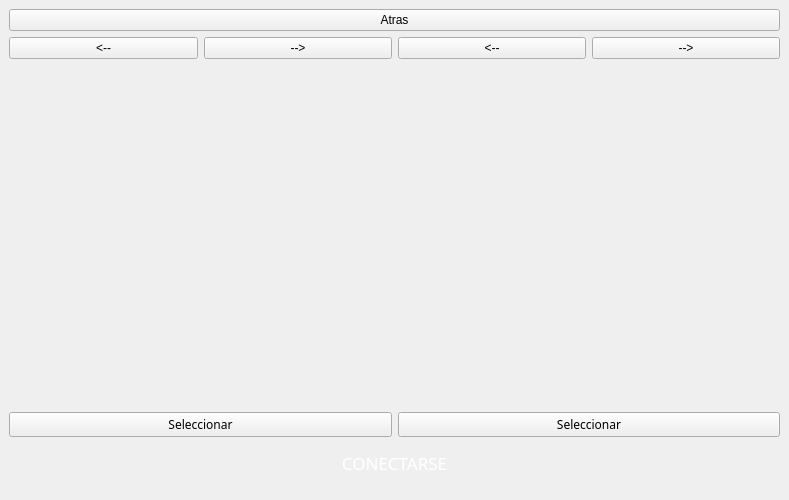
<?xml version="1.0" encoding="UTF-8"?>
<ui version="4.0">
 <class>Lobby</class>
 <widget class="QMainWindow" name="Lobby">
  <property name="geometry">
   <rect>
    <x>0</x>
    <y>0</y>
    <width>789</width>
    <height>500</height>
   </rect>
  </property>
  <property name="sizePolicy">
   <sizepolicy hsizetype="Preferred" vsizetype="Preferred">
    <horstretch>0</horstretch>
    <verstretch>0</verstretch>
   </sizepolicy>
  </property>
  <property name="windowTitle">
   <string>Lobby</string>
  </property>
  <property name="styleSheet">
   <string notr="true"/>
  </property>
  <property name="tabShape">
   <enum>QTabWidget::Rounded</enum>
  </property>
  <widget class="QWidget" name="centralwidget">
   <property name="enabled">
    <bool>true</bool>
   </property>
   <property name="sizePolicy">
    <sizepolicy hsizetype="Fixed" vsizetype="Fixed">
     <horstretch>0</horstretch>
     <verstretch>0</verstretch>
    </sizepolicy>
   </property>
   <property name="minimumSize">
    <size>
     <width>500</width>
     <height>500</height>
    </size>
   </property>
   <property name="styleSheet">
    <string notr="true">#centralwidget {
    border-image: url(:/images/fondo) 0 0 0 0 stretch stretch;
    background-repeat: no-repeat;
    background-position: center;
    background-attachment: fixed;
  }
</string>
   </property>
   <layout class="QVBoxLayout" name="verticalLayout_4">
    <property name="spacing">
     <number>0</number>
    </property>
    <property name="sizeConstraint">
     <enum>QLayout::SetDefaultConstraint</enum>
    </property>
    <property name="leftMargin">
     <number>0</number>
    </property>
    <property name="topMargin">
     <number>0</number>
    </property>
    <property name="rightMargin">
     <number>0</number>
    </property>
    <property name="bottomMargin">
     <number>0</number>
    </property>
    <item>
     <widget class="QStackedWidget" name="stack">
      <property name="enabled">
       <bool>true</bool>
      </property>
      <property name="sizePolicy">
       <sizepolicy hsizetype="Expanding" vsizetype="Expanding">
        <horstretch>0</horstretch>
        <verstretch>0</verstretch>
       </sizepolicy>
      </property>
      <property name="minimumSize">
       <size>
        <width>400</width>
        <height>400</height>
       </size>
      </property>
      <property name="maximumSize">
       <size>
        <width>16777215</width>
        <height>16777215</height>
       </size>
      </property>
      <property name="cursor">
       <cursorShape>CrossCursor</cursorShape>
      </property>
      <property name="styleSheet">
       <string notr="true"/>
      </property>
      <property name="frameShape">
       <enum>QFrame::NoFrame</enum>
      </property>
      <property name="frameShadow">
       <enum>QFrame::Plain</enum>
      </property>
      <property name="lineWidth">
       <number>0</number>
      </property>
      <property name="currentIndex">
       <number>4</number>
      </property>
      <widget class="QWidget" name="ConectToServer">
       <property name="sizePolicy">
        <sizepolicy hsizetype="Expanding" vsizetype="Expanding">
         <horstretch>0</horstretch>
         <verstretch>0</verstretch>
        </sizepolicy>
       </property>
       <property name="minimumSize">
        <size>
         <width>400</width>
         <height>400</height>
        </size>
       </property>
       <property name="autoFillBackground">
        <bool>false</bool>
       </property>
       <property name="styleSheet">
        <string notr="true"/>
       </property>
       <layout class="QVBoxLayout" name="verticalLayout_5">
        <property name="leftMargin">
         <number>10</number>
        </property>
        <property name="topMargin">
         <number>0</number>
        </property>
        <property name="rightMargin">
         <number>10</number>
        </property>
        <property name="bottomMargin">
         <number>0</number>
        </property>
        <item>
         <layout class="QHBoxLayout" name="horizontalLayout">
          <property name="spacing">
           <number>20</number>
          </property>
          <property name="leftMargin">
           <number>0</number>
          </property>
          <property name="topMargin">
           <number>0</number>
          </property>
          <property name="rightMargin">
           <number>0</number>
          </property>
          <item>
           <widget class="QLineEdit" name="Host">
            <property name="font">
             <font>
              <family>Counter-Strike</family>
              <pointsize>13</pointsize>
             </font>
            </property>
            <property name="focusPolicy">
             <enum>Qt::ClickFocus</enum>
            </property>
            <property name="styleSheet">
             <string notr="true">QLineEdit{
	padding: 5px;
}</string>
            </property>
            <property name="alignment">
             <set>Qt::AlignCenter</set>
            </property>
            <property name="placeholderText">
             <string>HOST</string>
            </property>
           </widget>
          </item>
          <item>
           <widget class="QLabel" name="cs2d">
            <property name="maximumSize">
             <size>
              <width>536</width>
              <height>16777215</height>
             </size>
            </property>
            <property name="font">
             <font>
              <family>Counter-Strike</family>
              <pointsize>20</pointsize>
             </font>
            </property>
            <property name="styleSheet">
             <string notr="true">QLabel {
	background-color: transparent;
	border: none;
	color: white;
}</string>
            </property>
            <property name="text">
             <string>Counter - Strike 2D</string>
            </property>
           </widget>
          </item>
          <item>
           <widget class="QLineEdit" name="Port">
            <property name="font">
             <font>
              <family>Counter-Strike</family>
              <pointsize>13</pointsize>
             </font>
            </property>
            <property name="focusPolicy">
             <enum>Qt::ClickFocus</enum>
            </property>
            <property name="styleSheet">
             <string notr="true">QLineEdit {
	padding: 5px;
}</string>
            </property>
            <property name="inputMask">
             <string/>
            </property>
            <property name="text">
             <string/>
            </property>
            <property name="alignment">
             <set>Qt::AlignCenter</set>
            </property>
            <property name="placeholderText">
             <string>PUERTO</string>
            </property>
           </widget>
          </item>
         </layout>
        </item>
       </layout>
      </widget>
      <widget class="QWidget" name="SelectJoinOrCreate">
       <property name="sizePolicy">
        <sizepolicy hsizetype="Expanding" vsizetype="Expanding">
         <horstretch>0</horstretch>
         <verstretch>0</verstretch>
        </sizepolicy>
       </property>
       <property name="minimumSize">
        <size>
         <width>0</width>
         <height>0</height>
        </size>
       </property>
       <property name="styleSheet">
        <string notr="true"/>
       </property>
       <layout class="QVBoxLayout" name="verticalLayout">
        <item>
         <layout class="QGridLayout" name="gridLayout">
          <item row="1" column="0">
           <widget class="QLineEdit" name="username">
            <property name="sizePolicy">
             <sizepolicy hsizetype="Expanding" vsizetype="Maximum">
              <horstretch>0</horstretch>
              <verstretch>0</verstretch>
             </sizepolicy>
            </property>
            <property name="minimumSize">
             <size>
              <width>80</width>
              <height>0</height>
             </size>
            </property>
            <property name="maximumSize">
             <size>
              <width>250</width>
              <height>16777215</height>
             </size>
            </property>
            <property name="font">
             <font>
              <family>Counter-Strike</family>
             </font>
            </property>
            <property name="focusPolicy">
             <enum>Qt::ClickFocus</enum>
            </property>
            <property name="styleSheet">
             <string notr="true">QLineEdit {
	padding: 5px;
}</string>
            </property>
            <property name="placeholderText">
             <string>USERNAME</string>
            </property>
           </widget>
          </item>
          <item row="2" column="0">
           <widget class="QPushButton" name="go_to_select_skin_btn">
            <property name="font">
             <font>
              <family>Counter-Strike</family>
             </font>
            </property>
            <property name="text">
             <string>SELECCIONAR SKINS</string>
            </property>
           </widget>
          </item>
         </layout>
        </item>
        <item>
         <layout class="QHBoxLayout" name="horizontalLayout_3" stretch="0,0">
          <property name="sizeConstraint">
           <enum>QLayout::SetNoConstraint</enum>
          </property>
          <property name="bottomMargin">
           <number>0</number>
          </property>
          <item>
           <widget class="QPushButton" name="CreateGame">
            <property name="minimumSize">
             <size>
              <width>50</width>
              <height>30</height>
             </size>
            </property>
            <property name="font">
             <font>
              <family>Counter-Strike</family>
              <pointsize>13</pointsize>
             </font>
            </property>
            <property name="styleSheet">
             <string notr="true">QPushButton{
	background-color: transparent;
	border: none;
	padding: 5px;
	color: white;
}</string>
            </property>
            <property name="text">
             <string>CREAR</string>
            </property>
           </widget>
          </item>
          <item>
           <widget class="QPushButton" name="JoinGame">
            <property name="minimumSize">
             <size>
              <width>50</width>
              <height>30</height>
             </size>
            </property>
            <property name="font">
             <font>
              <family>Counter-Strike</family>
              <pointsize>13</pointsize>
             </font>
            </property>
            <property name="styleSheet">
             <string notr="true">QPushButton{
	background-color: transparent;
	border: none;
	padding: 5px;
	color: white;
}</string>
            </property>
            <property name="text">
             <string>INGRESAR</string>
            </property>
           </widget>
          </item>
         </layout>
        </item>
       </layout>
      </widget>
      <widget class="QWidget" name="JoinGamePage">
       <property name="sizePolicy">
        <sizepolicy hsizetype="Expanding" vsizetype="Expanding">
         <horstretch>0</horstretch>
         <verstretch>0</verstretch>
        </sizepolicy>
       </property>
       <property name="styleSheet">
        <string notr="true"/>
       </property>
       <layout class="QVBoxLayout" name="verticalLayout_7">
        <item>
         <widget class="QPushButton" name="backButton">
          <property name="maximumSize">
           <size>
            <width>60</width>
            <height>25</height>
           </size>
          </property>
          <property name="font">
           <font>
            <family>Counter-Strike</family>
           </font>
          </property>
          <property name="styleSheet">
           <string notr="true">QPushButton {
	background-color: transparent;
	border: none;
}</string>
          </property>
          <property name="text">
           <string>Atras</string>
          </property>
         </widget>
        </item>
        <item>
         <layout class="QHBoxLayout" name="horizontalLayout_4">
          <item>
           <widget class="QLineEdit" name="game_code">
            <property name="sizePolicy">
             <sizepolicy hsizetype="Expanding" vsizetype="Maximum">
              <horstretch>0</horstretch>
              <verstretch>0</verstretch>
             </sizepolicy>
            </property>
            <property name="maximumSize">
             <size>
              <width>250</width>
              <height>16777215</height>
             </size>
            </property>
            <property name="font">
             <font>
              <family>Counter-Strike</family>
             </font>
            </property>
            <property name="focusPolicy">
             <enum>Qt::ClickFocus</enum>
            </property>
            <property name="styleSheet">
             <string notr="true">QLineEdit {
	padding: 5px;
}</string>
            </property>
            <property name="alignment">
             <set>Qt::AlignCenter</set>
            </property>
            <property name="placeholderText">
             <string>CODIGO DE PARTIDA</string>
            </property>
           </widget>
          </item>
         </layout>
        </item>
        <item>
         <widget class="QPushButton" name="JoinGameButton">
          <property name="font">
           <font>
            <family>Counter-Strike</family>
            <pointsize>13</pointsize>
           </font>
          </property>
          <property name="styleSheet">
           <string notr="true">QPushButton{
	background-color: transparent;
	border: none;
	padding: 5px;
	color: white;
}</string>
          </property>
          <property name="text">
           <string>Unirme</string>
          </property>
         </widget>
        </item>
       </layout>
      </widget>
      <widget class="QWidget" name="CreateGamePage">
       <property name="sizePolicy">
        <sizepolicy hsizetype="Expanding" vsizetype="Expanding">
         <horstretch>0</horstretch>
         <verstretch>0</verstretch>
        </sizepolicy>
       </property>
       <property name="styleSheet">
        <string notr="true"/>
       </property>
       <layout class="QVBoxLayout" name="verticalLayout_8">
        <item>
         <widget class="QPushButton" name="backButton_2">
          <property name="maximumSize">
           <size>
            <width>60</width>
            <height>25</height>
           </size>
          </property>
          <property name="font">
           <font>
            <family>Counter-Strike</family>
           </font>
          </property>
          <property name="styleSheet">
           <string notr="true">QPushButton {
	background-color: transparent;
	border: none;
}</string>
          </property>
          <property name="text">
           <string>Atras</string>
          </property>
         </widget>
        </item>
        <item>
         <layout class="QHBoxLayout" name="horizontalLayout_2">
          <item>
           <widget class="QLineEdit" name="NPlayers">
            <property name="maximumSize">
             <size>
              <width>250</width>
              <height>16777215</height>
             </size>
            </property>
            <property name="font">
             <font>
              <family>Counter-Strike</family>
             </font>
            </property>
            <property name="focusPolicy">
             <enum>Qt::ClickFocus</enum>
            </property>
            <property name="styleSheet">
             <string notr="true">QLineEdit {
	padding: 5px;
}</string>
            </property>
            <property name="text">
             <string/>
            </property>
            <property name="alignment">
             <set>Qt::AlignCenter</set>
            </property>
            <property name="placeholderText">
             <string>NUMERO MINIMO DE JUGADORES</string>
            </property>
            <property name="cursorMoveStyle">
             <enum>Qt::LogicalMoveStyle</enum>
            </property>
           </widget>
          </item>
         </layout>
        </item>
        <item>
         <widget class="QPushButton" name="createButton">
          <property name="maximumSize">
           <size>
            <width>16777215</width>
            <height>16777215</height>
           </size>
          </property>
          <property name="font">
           <font>
            <family>Counter-Strike</family>
            <pointsize>16</pointsize>
            <italic>false</italic>
           </font>
          </property>
          <property name="cursor">
           <cursorShape>CrossCursor</cursorShape>
          </property>
          <property name="styleSheet">
           <string notr="true">QPushButton {
	background-color: transparent;
	border: none;
	padding: 5px;
	color: white;
}</string>
          </property>
          <property name="text">
           <string>CREAR</string>
          </property>
          <property name="flat">
           <bool>false</bool>
          </property>
         </widget>
        </item>
       </layout>
      </widget>
      <widget class="QWidget" name="SelectSkinPage">
       <layout class="QVBoxLayout" name="verticalLayout_2">
        <item>
         <widget class="QPushButton" name="back_to_lobby3">
          <property name="text">
           <string>Atras</string>
          </property>
         </widget>
        </item>
        <item>
         <layout class="QHBoxLayout" name="horizontalLayout_7">
          <item>
           <layout class="QVBoxLayout" name="tt_skin">
            <item>
             <layout class="QHBoxLayout" name="horizontalLayout_6">
              <item>
               <widget class="QPushButton" name="prev_tt_skin">
                <property name="text">
                 <string>&lt;--</string>
                </property>
               </widget>
              </item>
              <item>
               <widget class="QPushButton" name="next_tt_skin">
                <property name="text">
                 <string>--&gt;</string>
                </property>
               </widget>
              </item>
             </layout>
            </item>
            <item>
             <widget class="QStackedWidget" name="skins_tt_stack">
              <property name="styleSheet">
               <string notr="true"/>
              </property>
              <property name="currentIndex">
               <number>0</number>
              </property>
              <widget class="QWidget" name="artc_page">
               <property name="sizePolicy">
                <sizepolicy hsizetype="Preferred" vsizetype="Preferred">
                 <horstretch>0</horstretch>
                 <verstretch>0</verstretch>
                </sizepolicy>
               </property>
               <property name="styleSheet">
                <string notr="true"/>
               </property>
               <layout class="QVBoxLayout" name="verticalLayout_11">
                <item>
                 <widget class="QLabel" name="label">
                  <property name="text">
                   <string/>
                  </property>
                  <property name="pixmap">
                   <pixmap resource="resources.qrc">:/images/assets/gfx/lobby/artic.png</pixmap>
                  </property>
                  <property name="scaledContents">
                   <bool>true</bool>
                  </property>
                 </widget>
                </item>
               </layout>
              </widget>
              <widget class="QWidget" name="phnx_page">
               <layout class="QVBoxLayout" name="verticalLayout_6">
                <item>
                 <widget class="QLabel" name="phoenix_connexion">
                  <property name="sizePolicy">
                   <sizepolicy hsizetype="Expanding" vsizetype="Expanding">
                    <horstretch>0</horstretch>
                    <verstretch>0</verstretch>
                   </sizepolicy>
                  </property>
                  <property name="text">
                   <string/>
                  </property>
                  <property name="textFormat">
                   <enum>Qt::AutoText</enum>
                  </property>
                  <property name="pixmap">
                   <pixmap resource="resources.qrc">:/images/assets/gfx/lobby/phnx_conexion.png</pixmap>
                  </property>
                  <property name="scaledContents">
                   <bool>true</bool>
                  </property>
                  <property name="alignment">
                   <set>Qt::AlignCenter</set>
                  </property>
                  <property name="margin">
                   <number>0</number>
                  </property>
                 </widget>
                </item>
               </layout>
              </widget>
              <widget class="QWidget" name="crw_page">
               <layout class="QVBoxLayout" name="verticalLayout_9">
                <item>
                 <widget class="QLabel" name="crew">
                  <property name="text">
                   <string/>
                  </property>
                  <property name="pixmap">
                   <pixmap resource="resources.qrc">:/images/assets/gfx/lobby/elite_crew.png</pixmap>
                  </property>
                  <property name="scaledContents">
                   <bool>true</bool>
                  </property>
                  <property name="alignment">
                   <set>Qt::AlignCenter</set>
                  </property>
                 </widget>
                </item>
               </layout>
              </widget>
              <widget class="QWidget" name="guerr_page">
               <layout class="QVBoxLayout" name="verticalLayout_10">
                <item>
                 <widget class="QLabel" name="guerrilla">
                  <property name="font">
                   <font>
                    <pointsize>10</pointsize>
                   </font>
                  </property>
                  <property name="text">
                   <string/>
                  </property>
                  <property name="pixmap">
                   <pixmap resource="resources.qrc">:/images/assets/gfx/lobby/guerrilla.png</pixmap>
                  </property>
                  <property name="scaledContents">
                   <bool>true</bool>
                  </property>
                 </widget>
                </item>
               </layout>
              </widget>
             </widget>
            </item>
            <item>
             <widget class="QPushButton" name="select_tt_skin">
              <property name="font">
               <font>
                <family>Counter-Strike</family>
               </font>
              </property>
              <property name="text">
               <string>Seleccionar</string>
              </property>
             </widget>
            </item>
           </layout>
          </item>
          <item>
           <layout class="QVBoxLayout" name="ct_skin">
            <item>
             <layout class="QHBoxLayout" name="horizontalLayout_8">
              <item>
               <widget class="QPushButton" name="prev_ct_skin">
                <property name="text">
                 <string>&lt;--</string>
                </property>
               </widget>
              </item>
              <item>
               <widget class="QPushButton" name="next_ct_skin">
                <property name="text">
                 <string>--&gt;</string>
                </property>
               </widget>
              </item>
             </layout>
            </item>
            <item>
             <widget class="QStackedWidget" name="skins_ct_stack">
              <property name="currentIndex">
               <number>0</number>
              </property>
              <widget class="QWidget" name="seal_page">
               <layout class="QVBoxLayout" name="verticalLayout_12">
                <item>
                 <widget class="QLabel" name="seal">
                  <property name="text">
                   <string/>
                  </property>
                  <property name="pixmap">
                   <pixmap resource="resources.qrc">:/images/assets/gfx/lobby/seal.png</pixmap>
                  </property>
                  <property name="scaledContents">
                   <bool>true</bool>
                  </property>
                 </widget>
                </item>
               </layout>
              </widget>
              <widget class="QWidget" name="sas_page">
               <layout class="QVBoxLayout" name="verticalLayout_3">
                <item>
                 <widget class="QLabel" name="sas">
                  <property name="text">
                   <string/>
                  </property>
                  <property name="pixmap">
                   <pixmap resource="resources.qrc">:/images/assets/gfx/lobby/sas.png</pixmap>
                  </property>
                  <property name="scaledContents">
                   <bool>true</bool>
                  </property>
                 </widget>
                </item>
               </layout>
              </widget>
              <widget class="QWidget" name="gs9_page">
               <layout class="QVBoxLayout" name="verticalLayout_14">
                <item>
                 <widget class="QLabel" name="gs9">
                  <property name="text">
                   <string/>
                  </property>
                  <property name="pixmap">
                   <pixmap resource="resources.qrc">:/images/assets/gfx/lobby/gsg9.png</pixmap>
                  </property>
                  <property name="scaledContents">
                   <bool>true</bool>
                  </property>
                 </widget>
                </item>
               </layout>
              </widget>
              <widget class="QWidget" name="gign_page">
               <layout class="QVBoxLayout" name="verticalLayout_13">
                <item>
                 <widget class="QLabel" name="gign">
                  <property name="text">
                   <string/>
                  </property>
                  <property name="pixmap">
                   <pixmap resource="resources.qrc">:/images/assets/gfx/lobby/gign.png</pixmap>
                  </property>
                  <property name="scaledContents">
                   <bool>true</bool>
                  </property>
                 </widget>
                </item>
               </layout>
              </widget>
             </widget>
            </item>
            <item>
             <widget class="QPushButton" name="select_ct_skin">
              <property name="font">
               <font>
                <family>Counter-Strike</family>
               </font>
              </property>
              <property name="text">
               <string>Seleccionar</string>
              </property>
             </widget>
            </item>
           </layout>
          </item>
         </layout>
        </item>
       </layout>
      </widget>
     </widget>
    </item>
    <item>
     <widget class="QPushButton" name="connectButton">
      <property name="enabled">
       <bool>true</bool>
      </property>
      <property name="sizePolicy">
       <sizepolicy hsizetype="Minimum" vsizetype="Fixed">
        <horstretch>0</horstretch>
        <verstretch>0</verstretch>
       </sizepolicy>
      </property>
      <property name="font">
       <font>
        <family>Counter-Strike</family>
        <pointsize>13</pointsize>
        <italic>false</italic>
        <bold>false</bold>
       </font>
      </property>
      <property name="styleSheet">
       <string notr="true">QPushButton {
	background-color: transparent;
	border: none;
	padding: 5px;
	color: white;
	width: 50%;
	margin-bottom:20px;
}</string>
      </property>
      <property name="text">
       <string>CONECTARSE</string>
      </property>
     </widget>
    </item>
   </layout>
  </widget>
 </widget>
 <resources>
  <include location="resources.qrc"/>
 </resources>
 <connections/>
</ui>
